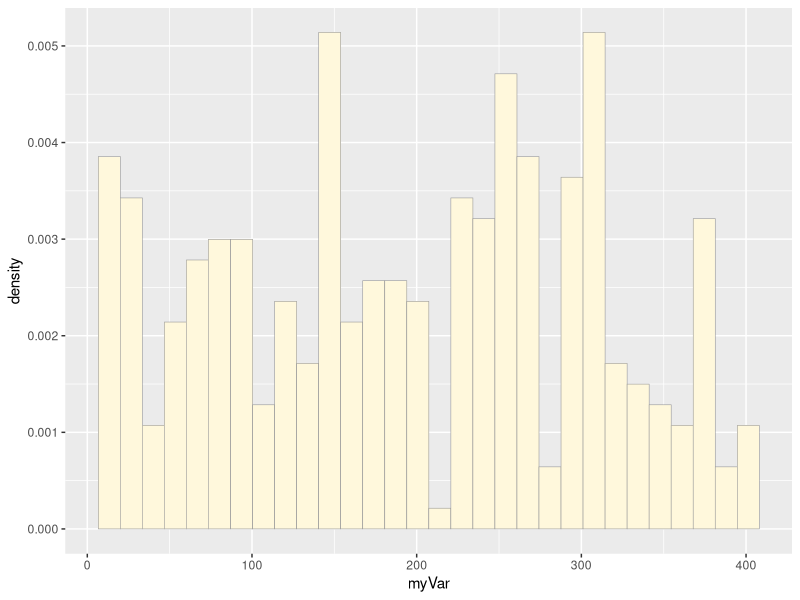
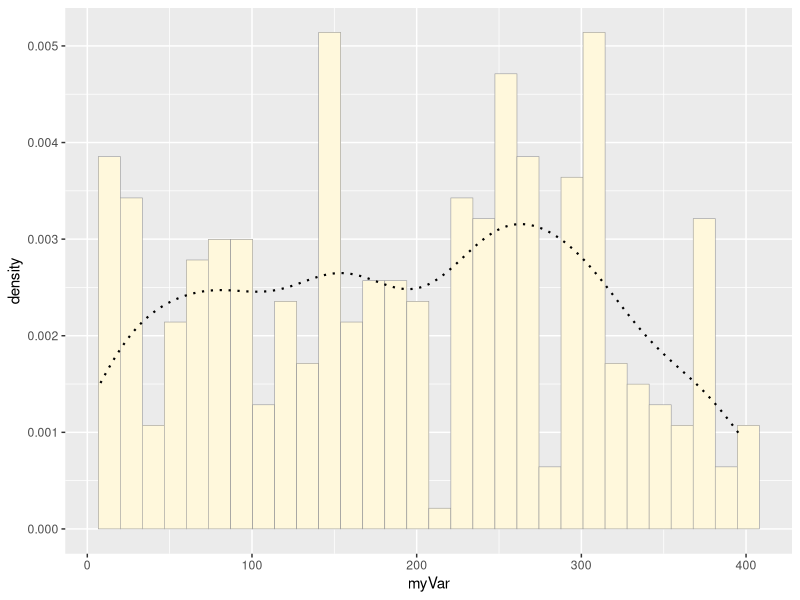
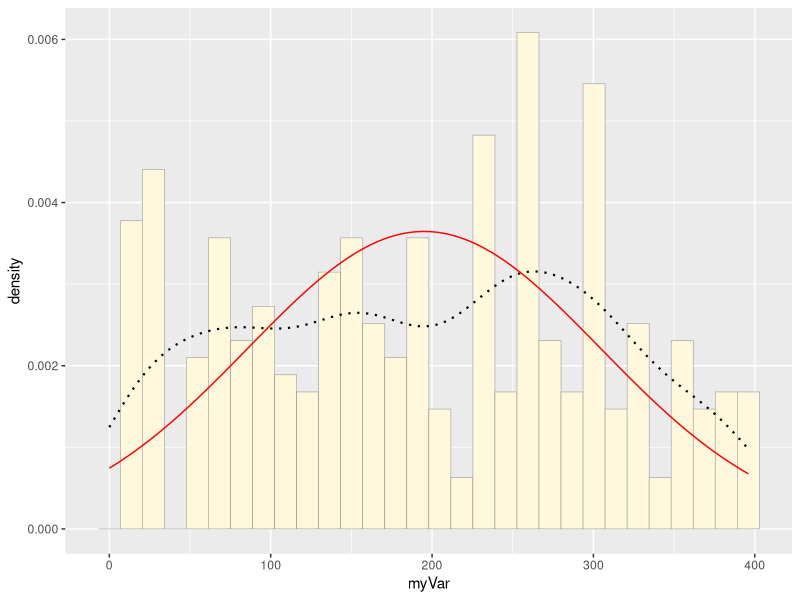
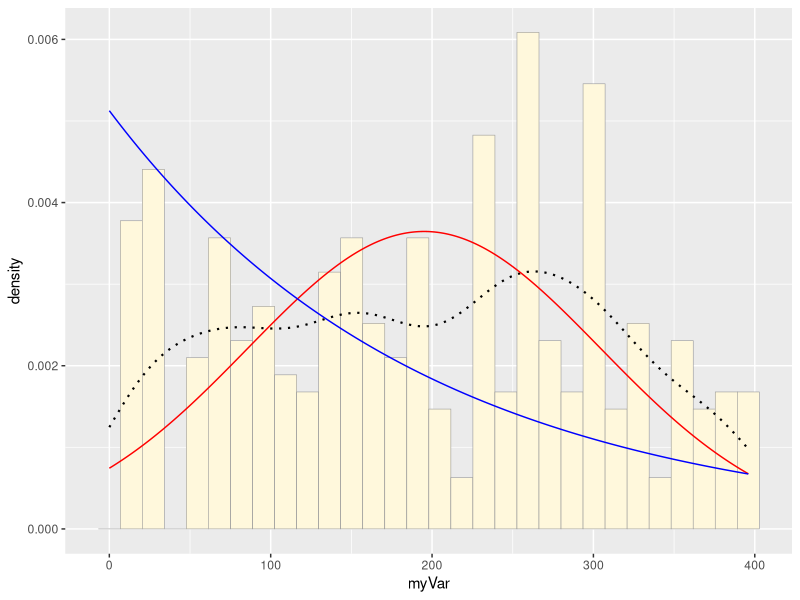
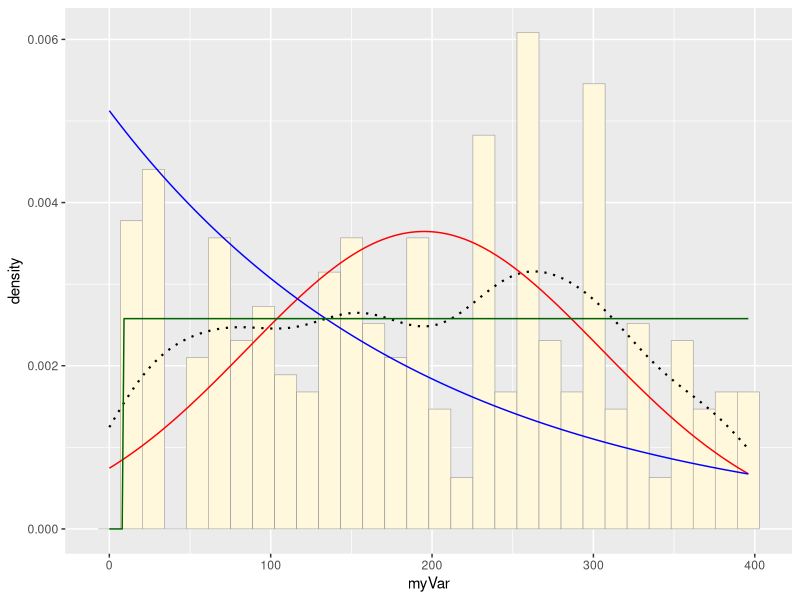
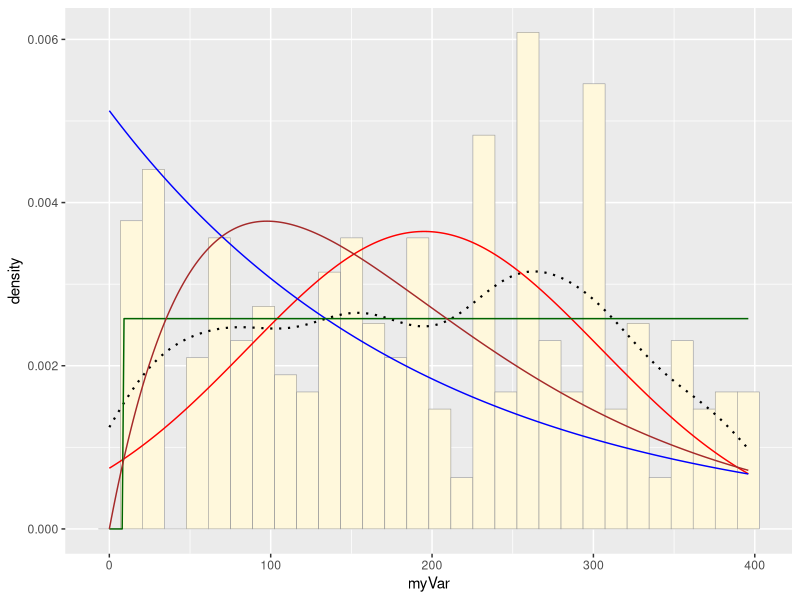
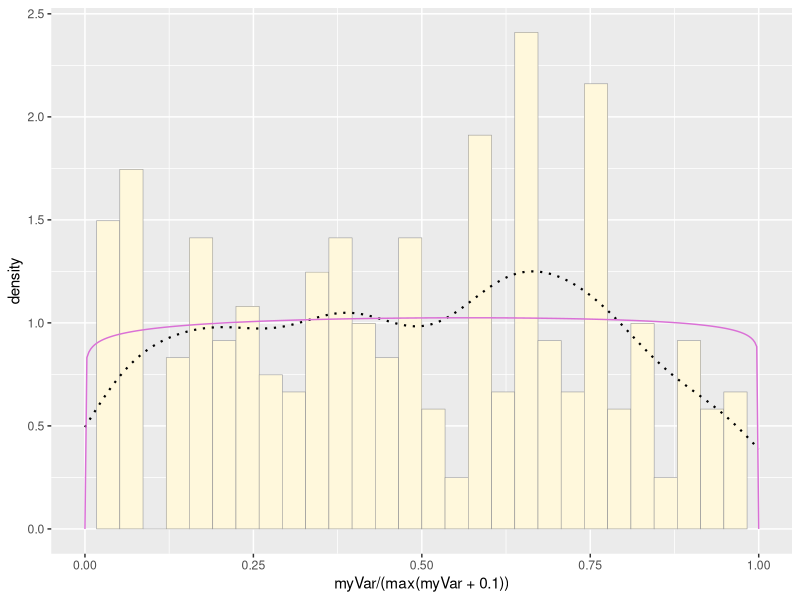

Reproduce these figures in R, in order.
## ---- chunk 1
z <- rnorm(n=3000,mean=0.2)
z <- data.frame(1:3000,z)
names(z) <- list("ID","myVar")
z <- z[z$myVar>0,]
str(z)
summary(z$myVar)

# My own data set (stem measurements)
z <- read.table("StemMeasurementsFile.csv",header=TRUE,sep=",", stringsAsFactors=FALSE)

str(z)

summary(z)

library(ggplot2)
library(MASS)

p1 <- ggplot(data=z, aes(x=myVar, y=..density..)) +
  geom_histogram(color="grey60",fill="cornsilk",size=0.2) 
print(p1)

p1 <-  p1 +  geom_density(linetype="dotted",size=0.75)
print(p1)

normPars <- fitdistr(z$myVar,"normal")
print(normPars)
str(normPars)
normPars$estimate["mean"]

meanML <- normPars$estimate["mean"]

sdML <- normPars$estimate["sd"]

xval <- seq(0,max(z$myVar),len=length(z$myVar))

stat <- stat_function(aes(x = xval, y = ..y..), fun = dnorm, colour="red", n = length(z$myVar), args = list(mean = meanML, sd = sdML))
 p1 + stat

# probability density

## exponential
expoPars <- fitdistr(z$myVar,"exponential")
rateML <- expoPars$estimate["rate"]

stat2 <- stat_function(aes(x = xval, y = ..y..), fun = dexp, colour="blue", n = length(z$myVar), args = list(rate=rateML))
 p1 + stat + stat2

## uniform
stat3 <- stat_function(aes(x = xval, y = ..y..), fun = dunif, colour="darkgreen", n = length(z$myVar), args = list(min=min(z$myVar), max=max(z$myVar)))
 p1 + stat + stat2 + stat3

## gamma
gammaPars <- fitdistr(z$myVar,"gamma")
shapeML <- gammaPars$estimate["shape"]
rateML <- gammaPars$estimate["rate"]
stat4 <- stat_function(aes(x = xval, y = ..y..), fun = dgamma, colour="brown", n = length(z$myVar), args = list(shape=shapeML, rate=rateML))
 p1 + stat + stat2 + stat3 + stat4

## beta
pSpecial <- ggplot(data=z, aes(x=myVar/(max(myVar + 0.1)), y=..density..)) +
  geom_histogram(color="grey60",fill="cornsilk",size=0.2) + 
  xlim(c(0,1)) +
  geom_density(size=0.75,linetype="dotted")
betaPars <- fitdistr(x=z$myVar/max(z$myVar + 0.1),start=list(shape1=1,shape2=2),"beta")
shape1ML <- betaPars$estimate["shape1"]
shape2ML <- betaPars$estimate["shape2"]
statSpecial <- stat_function(aes(x = xval, y = ..y..), fun = dbeta, colour="orchid", n = length(z$myVar), args = list(shape1=shape1ML,shape2=shape2ML))
pSpecial + statSpecial
